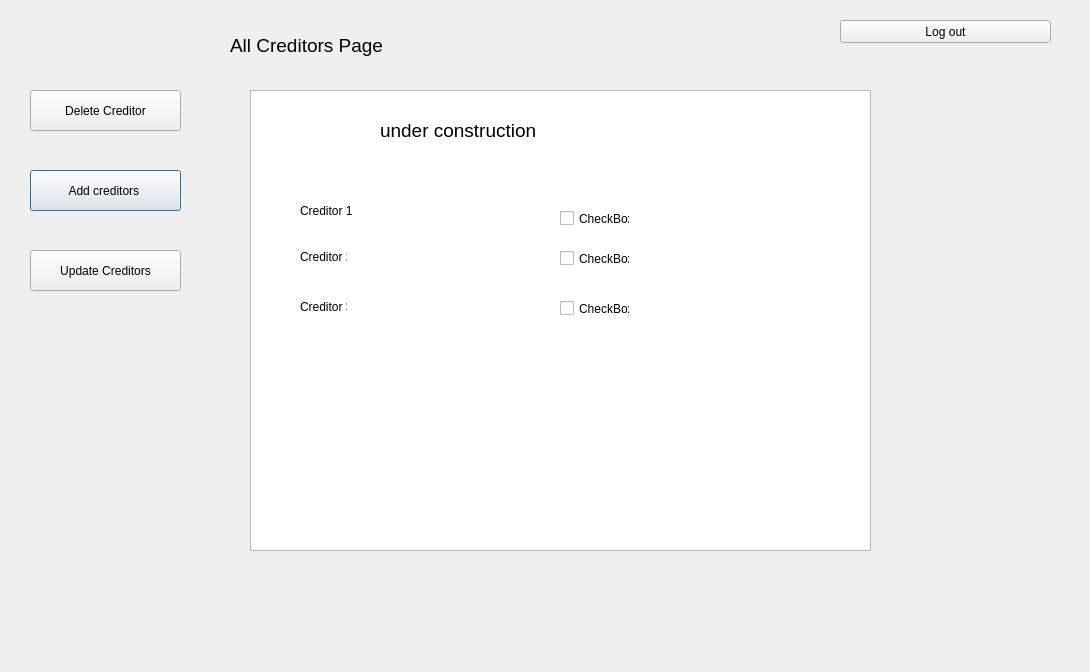
<?xml version="1.0" encoding="UTF-8"?>
<ui version="4.0">
 <class>TransactionPage</class>
 <widget class="QDialog" name="TransactionPage">
  <property name="geometry">
   <rect>
    <x>0</x>
    <y>0</y>
    <width>1090</width>
    <height>672</height>
   </rect>
  </property>
  <property name="windowTitle">
   <string>Dialog</string>
  </property>
  <widget class="QLabel" name="label">
   <property name="geometry">
    <rect>
     <x>230</x>
     <y>30</y>
     <width>411</width>
     <height>31</height>
    </rect>
   </property>
   <property name="font">
    <font>
     <pointsize>14</pointsize>
    </font>
   </property>
   <property name="text">
    <string>All Creditors Page</string>
   </property>
  </widget>
  <widget class="QPushButton" name="pushButton">
   <property name="geometry">
    <rect>
     <x>30</x>
     <y>170</y>
     <width>151</width>
     <height>41</height>
    </rect>
   </property>
   <property name="text">
    <string>Add creditors </string>
   </property>
  </widget>
  <widget class="QPushButton" name="pushButton_2">
   <property name="geometry">
    <rect>
     <x>30</x>
     <y>90</y>
     <width>151</width>
     <height>41</height>
    </rect>
   </property>
   <property name="text">
    <string>Delete Creditor</string>
   </property>
  </widget>
  <widget class="QPushButton" name="pushButton_logout">
   <property name="geometry">
    <rect>
     <x>840</x>
     <y>20</y>
     <width>211</width>
     <height>23</height>
    </rect>
   </property>
   <property name="text">
    <string>Log out</string>
   </property>
  </widget>
  <widget class="QPushButton" name="pushButton_4">
   <property name="geometry">
    <rect>
     <x>30</x>
     <y>250</y>
     <width>151</width>
     <height>41</height>
    </rect>
   </property>
   <property name="text">
    <string>Update Creditors</string>
   </property>
  </widget>
  <widget class="QListView" name="listView">
   <property name="geometry">
    <rect>
     <x>250</x>
     <y>90</y>
     <width>621</width>
     <height>461</height>
    </rect>
   </property>
  </widget>
  <widget class="QLabel" name="label_2">
   <property name="geometry">
    <rect>
     <x>380</x>
     <y>120</y>
     <width>371</width>
     <height>20</height>
    </rect>
   </property>
   <property name="font">
    <font>
     <pointsize>14</pointsize>
    </font>
   </property>
   <property name="text">
    <string>under construction </string>
   </property>
  </widget>
  <widget class="QLabel" name="label_3">
   <property name="geometry">
    <rect>
     <x>300</x>
     <y>200</y>
     <width>181</width>
     <height>21</height>
    </rect>
   </property>
   <property name="text">
    <string>Creditor 1</string>
   </property>
  </widget>
  <widget class="QLabel" name="label_4">
   <property name="geometry">
    <rect>
     <x>300</x>
     <y>250</y>
     <width>47</width>
     <height>13</height>
    </rect>
   </property>
   <property name="text">
    <string>Creditor 2</string>
   </property>
  </widget>
  <widget class="QLabel" name="label_5">
   <property name="geometry">
    <rect>
     <x>300</x>
     <y>300</y>
     <width>47</width>
     <height>13</height>
    </rect>
   </property>
   <property name="text">
    <string>Creditor 3</string>
   </property>
  </widget>
  <widget class="QCheckBox" name="checkBox">
   <property name="geometry">
    <rect>
     <x>560</x>
     <y>210</y>
     <width>70</width>
     <height>17</height>
    </rect>
   </property>
   <property name="text">
    <string>CheckBox</string>
   </property>
  </widget>
  <widget class="QCheckBox" name="checkBox_2">
   <property name="geometry">
    <rect>
     <x>560</x>
     <y>250</y>
     <width>70</width>
     <height>17</height>
    </rect>
   </property>
   <property name="text">
    <string>CheckBox</string>
   </property>
  </widget>
  <widget class="QCheckBox" name="checkBox_3">
   <property name="geometry">
    <rect>
     <x>560</x>
     <y>300</y>
     <width>70</width>
     <height>17</height>
    </rect>
   </property>
   <property name="text">
    <string>CheckBox</string>
   </property>
  </widget>
 </widget>
 <resources/>
 <connections/>
</ui>
